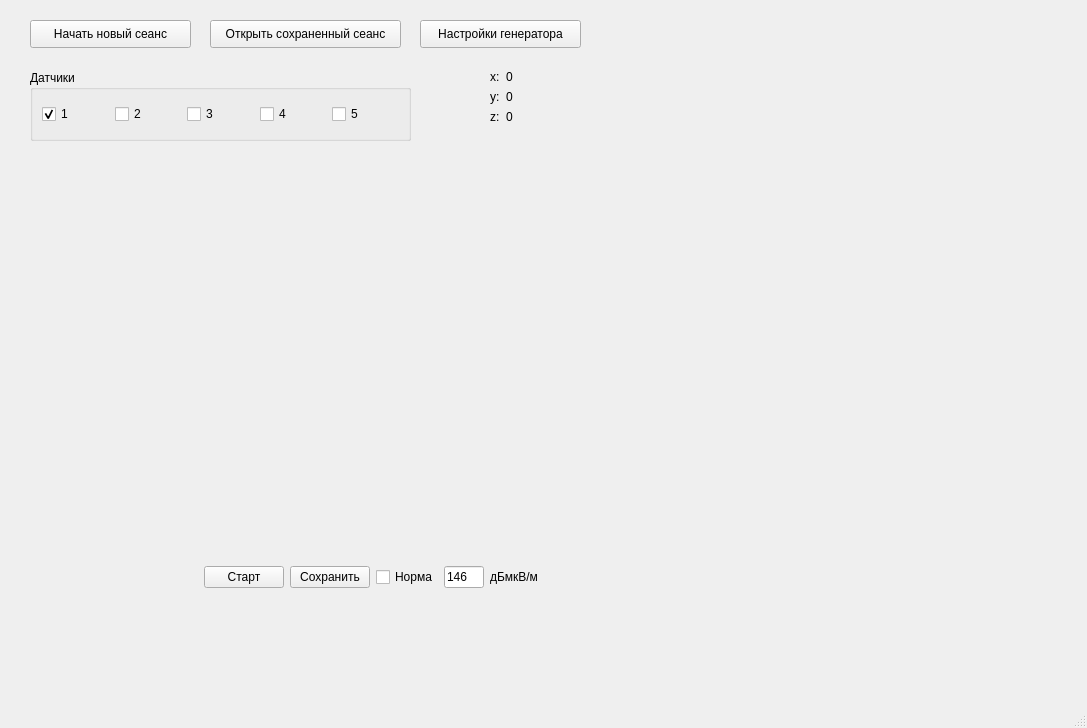
<?xml version="1.0" encoding="UTF-8"?>
<ui version="4.0">
 <class>MainWindow</class>
 <widget class="QMainWindow" name="MainWindow">
  <property name="geometry">
   <rect>
    <x>0</x>
    <y>0</y>
    <width>1087</width>
    <height>728</height>
   </rect>
  </property>
  <property name="windowTitle">
   <string>MainWindow</string>
  </property>
  <widget class="QWidget" name="centralwidget">
   <widget class="QPushButton" name="start_button">
    <property name="geometry">
     <rect>
      <x>30</x>
      <y>20</y>
      <width>161</width>
      <height>28</height>
     </rect>
    </property>
    <property name="text">
     <string>Начать новый сеанс</string>
    </property>
   </widget>
   <widget class="QPushButton" name="open_button">
    <property name="geometry">
     <rect>
      <x>210</x>
      <y>20</y>
      <width>191</width>
      <height>28</height>
     </rect>
    </property>
    <property name="text">
     <string>Открыть сохраненный сеанс</string>
    </property>
   </widget>
   <widget class="QGroupBox" name="groupBox">
    <property name="geometry">
     <rect>
      <x>30</x>
      <y>70</y>
      <width>381</width>
      <height>71</height>
     </rect>
    </property>
    <property name="title">
     <string>Датчики</string>
    </property>
    <layout class="QVBoxLayout" name="verticalLayout">
     <item>
      <layout class="QHBoxLayout" name="horizontalLayout">
       <item>
        <widget class="QCheckBox" name="checkBox">
         <property name="text">
          <string>1</string>
         </property>
         <property name="checked">
          <bool>true</bool>
         </property>
        </widget>
       </item>
       <item>
        <widget class="QCheckBox" name="checkBox_2">
         <property name="text">
          <string>2</string>
         </property>
        </widget>
       </item>
       <item>
        <widget class="QCheckBox" name="checkBox_3">
         <property name="text">
          <string>3</string>
         </property>
        </widget>
       </item>
       <item>
        <widget class="QCheckBox" name="checkBox_4">
         <property name="text">
          <string>4</string>
         </property>
        </widget>
       </item>
       <item>
        <widget class="QCheckBox" name="checkBox_5">
         <property name="text">
          <string>5</string>
         </property>
        </widget>
       </item>
      </layout>
     </item>
    </layout>
   </widget>
   <widget class="QWidget" name="layoutWidget">
    <property name="geometry">
     <rect>
      <x>490</x>
      <y>70</y>
      <width>118</width>
      <height>62</height>
     </rect>
    </property>
    <layout class="QFormLayout" name="formLayout">
     <item row="0" column="0">
      <widget class="QLabel" name="label_4">
       <property name="text">
        <string>x:</string>
       </property>
      </widget>
     </item>
     <item row="0" column="1">
      <widget class="QLabel" name="x_label">
       <property name="text">
        <string>0</string>
       </property>
      </widget>
     </item>
     <item row="1" column="0">
      <widget class="QLabel" name="label_5">
       <property name="text">
        <string>y:</string>
       </property>
      </widget>
     </item>
     <item row="2" column="0">
      <widget class="QLabel" name="label_6">
       <property name="text">
        <string>z:</string>
       </property>
      </widget>
     </item>
     <item row="2" column="1">
      <widget class="QLabel" name="z_label">
       <property name="text">
        <string>0</string>
       </property>
      </widget>
     </item>
     <item row="1" column="1">
      <widget class="QLabel" name="y_label">
       <property name="text">
        <string>0</string>
       </property>
      </widget>
     </item>
    </layout>
   </widget>
   <widget class="QWidget" name="layoutWidget">
    <property name="geometry">
     <rect>
      <x>30</x>
      <y>150</y>
      <width>681</width>
      <height>438</height>
     </rect>
    </property>
    <layout class="QVBoxLayout" name="verticalLayout_4">
     <item>
      <widget class="CustomPlot" name="customplot" native="true">
       <property name="sizePolicy">
        <sizepolicy hsizetype="Expanding" vsizetype="Expanding">
         <horstretch>0</horstretch>
         <verstretch>0</verstretch>
        </sizepolicy>
       </property>
       <property name="minimumSize">
        <size>
         <width>0</width>
         <height>400</height>
        </size>
       </property>
       <layout class="QVBoxLayout" name="verticalLayout_2"/>
      </widget>
     </item>
     <item>
      <layout class="QHBoxLayout" name="horizontalLayout_2">
       <item>
        <spacer name="horizontalSpacer_2">
         <property name="orientation">
          <enum>Qt::Horizontal</enum>
         </property>
         <property name="sizeHint" stdset="0">
          <size>
           <width>40</width>
           <height>20</height>
          </size>
         </property>
        </spacer>
       </item>
       <item>
        <widget class="QPushButton" name="graph_start_button">
         <property name="text">
          <string>Старт</string>
         </property>
        </widget>
       </item>
       <item>
        <widget class="QPushButton" name="graph_save_button">
         <property name="text">
          <string>Сохранить</string>
         </property>
        </widget>
       </item>
       <item>
        <widget class="QCheckBox" name="checkBox_6">
         <property name="text">
          <string>Норма</string>
         </property>
        </widget>
       </item>
       <item>
        <widget class="QLineEdit" name="lineEdit">
         <property name="sizePolicy">
          <sizepolicy hsizetype="Fixed" vsizetype="Fixed">
           <horstretch>0</horstretch>
           <verstretch>0</verstretch>
          </sizepolicy>
         </property>
         <property name="maximumSize">
          <size>
           <width>40</width>
           <height>16777215</height>
          </size>
         </property>
         <property name="text">
          <string>146</string>
         </property>
        </widget>
       </item>
       <item>
        <widget class="QLabel" name="label">
         <property name="text">
          <string>дБмкВ/м</string>
         </property>
        </widget>
       </item>
       <item>
        <spacer name="horizontalSpacer">
         <property name="orientation">
          <enum>Qt::Horizontal</enum>
         </property>
         <property name="sizeHint" stdset="0">
          <size>
           <width>40</width>
           <height>20</height>
          </size>
         </property>
        </spacer>
       </item>
      </layout>
     </item>
    </layout>
   </widget>
   <widget class="QPushButton" name="open_generator_button">
    <property name="geometry">
     <rect>
      <x>420</x>
      <y>20</y>
      <width>161</width>
      <height>28</height>
     </rect>
    </property>
    <property name="text">
     <string>Настройки генератора</string>
    </property>
   </widget>
  </widget>
  <widget class="QMenuBar" name="menubar">
   <property name="geometry">
    <rect>
     <x>0</x>
     <y>0</y>
     <width>1087</width>
     <height>26</height>
    </rect>
   </property>
  </widget>
  <widget class="QStatusBar" name="statusbar"/>
 </widget>
 <customwidgets>
  <customwidget>
   <class>CustomPlot</class>
   <extends>QWidget</extends>
   <header location="global">CustomPlot</header>
   <container>1</container>
  </customwidget>
 </customwidgets>
 <resources/>
 <connections/>
</ui>
